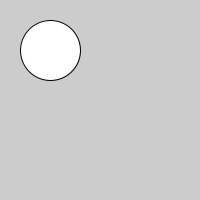
Frame 1 (no input)
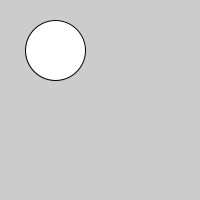
Frame 60 (the mouse pressed at the canvas centre just before this capture)
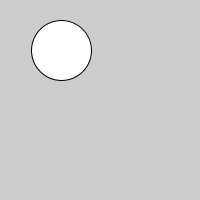
Frame 120 (the mouse held since frame 60 and released just before this capture)

The Processing sketch that drew these frames (run headless with seeded random() and noise(); from frame 60 on, the mouse is pressed at the canvas centre):

// Processing sketch: PP2_1_temp
// ── PP2_1_temp.pde
//1. Declare variables
float y = 0.0;
float x = 0.0;

//2. Set display size
void setup() {
  size(200, 200);
  y = 50;
  x = 50;
}
//3. Draw shape. Increase increment
void draw() {
  background (204);
  ellipse(x, y, 60, 60);

  x = x + 0.1;
}
